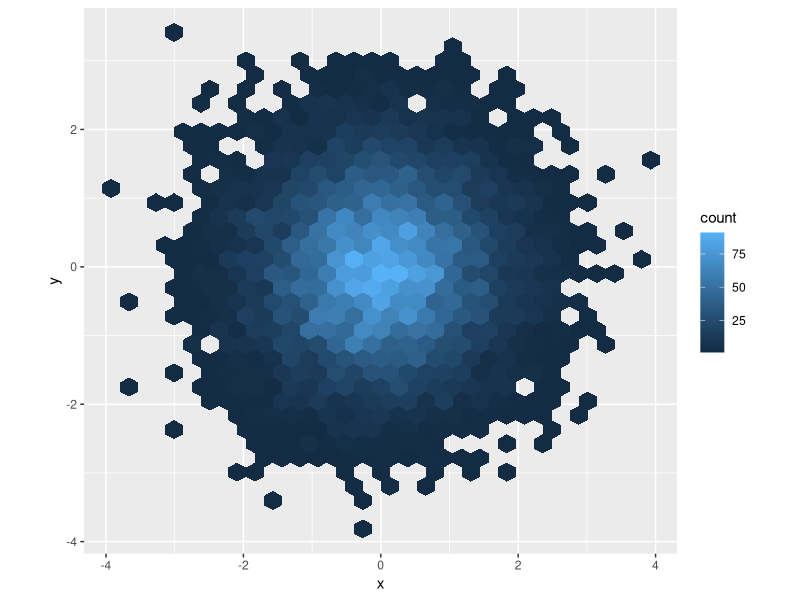
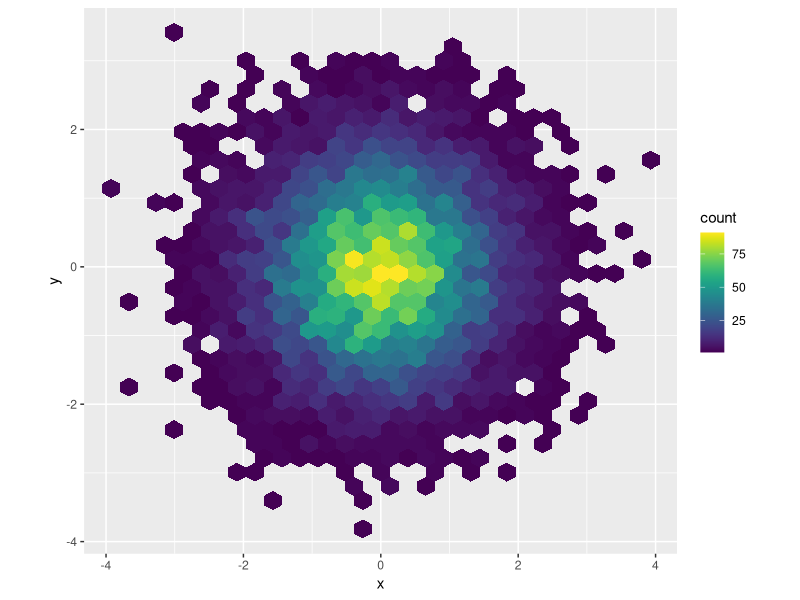
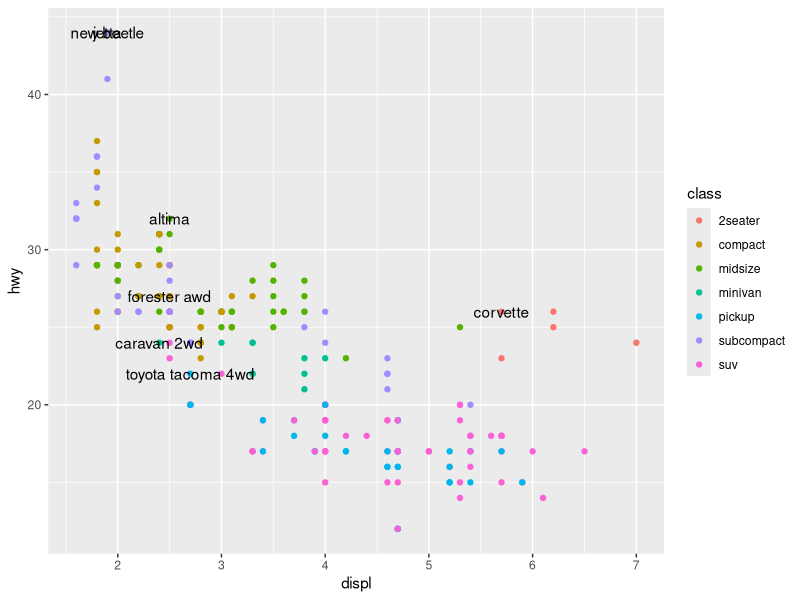
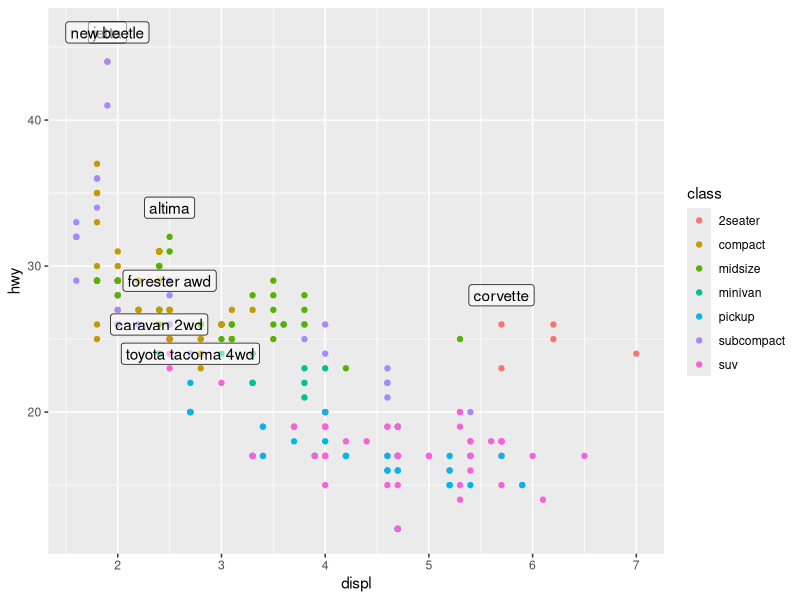
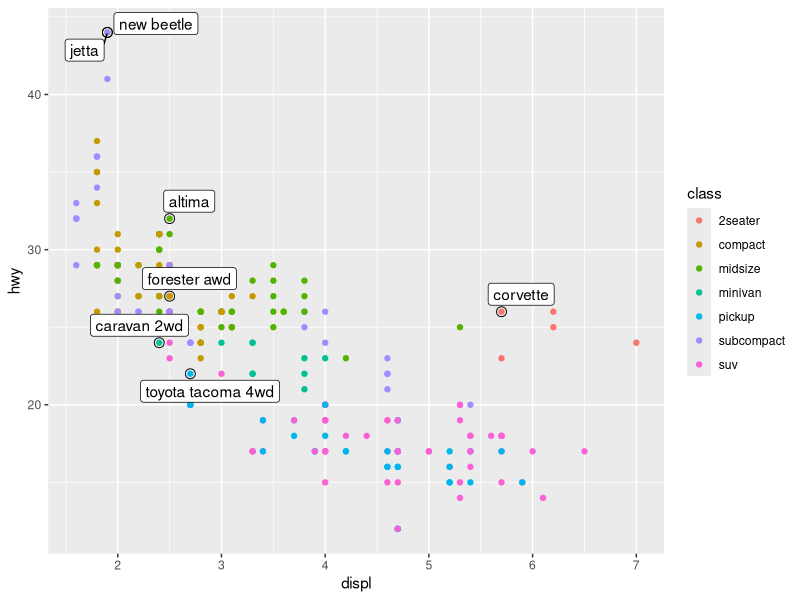
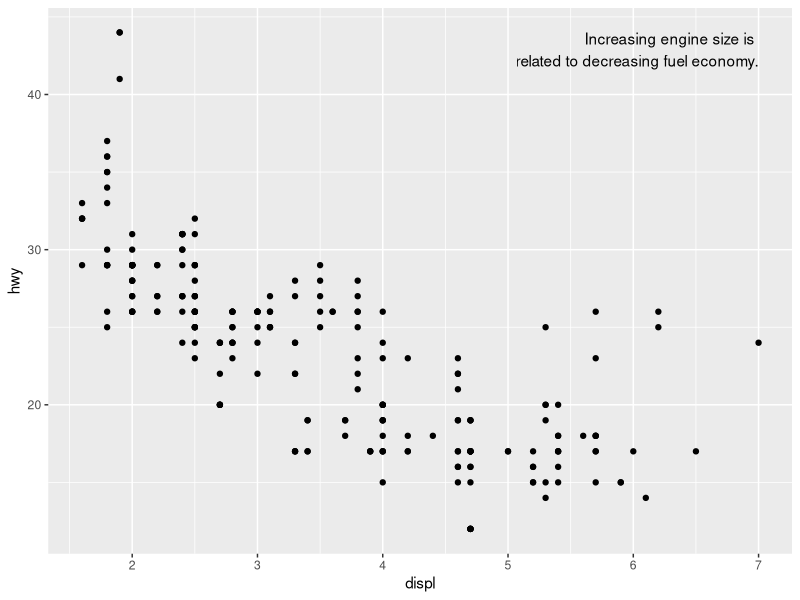
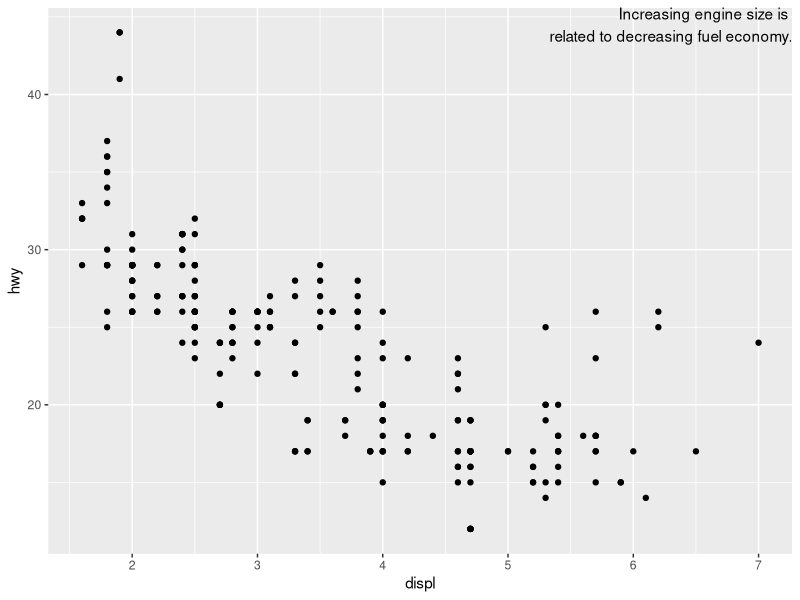
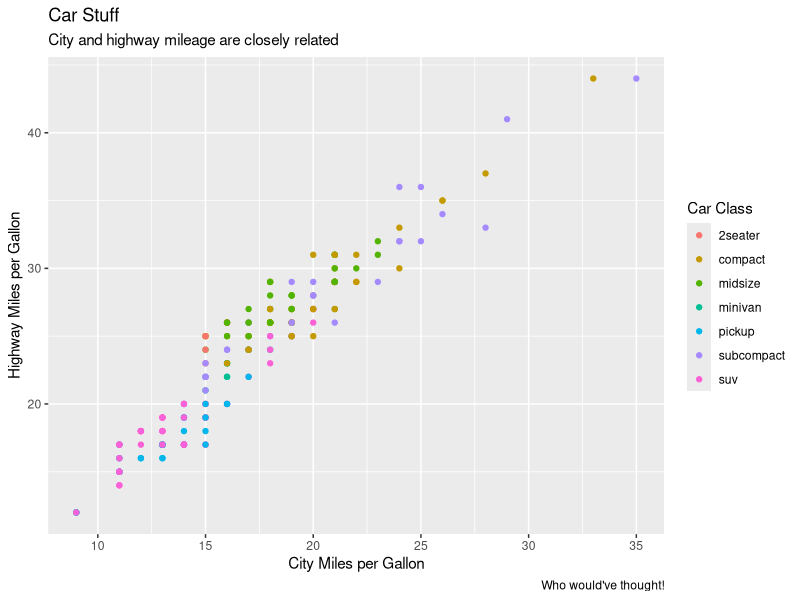

Recreate these plots in R, in order.
## ---- chunk 1
library(tidyverse)
#install.packages("viridis")
library(viridis) #You'll probably need to install this
#install.packages("ggrepel")
library(ggrepel)
## ---- chunk 2
#run this stuff for section 28.4 (Scales)
df <- tibble(
  x = rnorm(10000),
  y = rnorm(10000)
)
ggplot(df, aes(x, y)) +
  geom_hex() +
  coord_fixed()

ggplot(df, aes(x, y)) +
  geom_hex() +
  viridis::scale_fill_viridis() +
  coord_fixed()
## ---- chunk 3
best_in_class <- mpg %>%
  group_by(class) %>%
  filter(row_number(desc(hwy)) == 1)

ggplot(mpg, aes(displ, hwy)) +
  geom_point(aes(colour = class)) +
  geom_text(aes(label = model), data = best_in_class)

# can nudge labels within geom_label so they don't overlap
ggplot(mpg, aes(displ, hwy)) +
  geom_point(aes(colour = class)) +
  geom_label(aes(label = model), data = best_in_class, nudge_y = 2, alpha = 0.5)

# but still will have overlap if labels are for same point. So can use ggrepel package which says don't make any labels overlap! useful

ggplot(mpg, aes(displ, hwy)) +
  geom_point(aes(colour = class)) +
  geom_point(size = 3, shape = 1, data = best_in_class) +
  ggrepel::geom_label_repel(aes(label = model), data = best_in_class)
## ---- chunk 4
label <- mpg %>%
  summarise(
    displ = max(displ),
    hwy = max(hwy),
    label = "Increasing engine size is \nrelated to decreasing fuel economy."
  )

ggplot(mpg, aes(displ, hwy)) +
  geom_point() +
  geom_text(aes(label = label), data = label, vjust = "top", hjust = "right")
## ---- chunk 5
label <- tibble(
  displ = Inf,
  hwy = Inf,
  label = "Increasing engine size is \nrelated to decreasing fuel economy."
)

ggplot(mpg, aes(displ, hwy)) +
  geom_point() +
  geom_text(aes(label = label), data = label, vjust = "top", hjust = "right")
## ---- chunk 6
ggplot(mpg, aes(cty, hwy, colour = class)) +
  geom_point() +
  labs(x = "City Miles per Gallon", y = "Highway Miles per Gallon", colour = "Car Class",
       title = "Car Stuff", subtitle = "City and highway mileage are closely related", 
       caption = "Who would've thought!") 
## ---- chunk 7
ggplot(mpg, aes(displ, hwy)) + geom_point() + geom_smooth(method = 'lm', se = FALSE) + labs(x = "Engine Displacement", y = "Highway Miles per Gallon")
## ---- chunk 8
ggplot(df, aes(x, y)) +
  geom_hex() +
  scale_colour_gradient(low = "white", high = "red") +
  coord_fixed()
## ---- chunk 9
ggplot(diamonds, aes(carat, price)) +
  geom_point(aes(colour = cut), alpha = 1/20)
## ---- chunk 10
ggplot(diamonds, aes(carat, price)) +
  geom_point(aes(colour = cut), alpha = 1/20)
## ---- chunk 11
ggplot(diamonds, aes(carat, price)) +
  geom_point(aes(colour = cut), alpha = 1/20)
